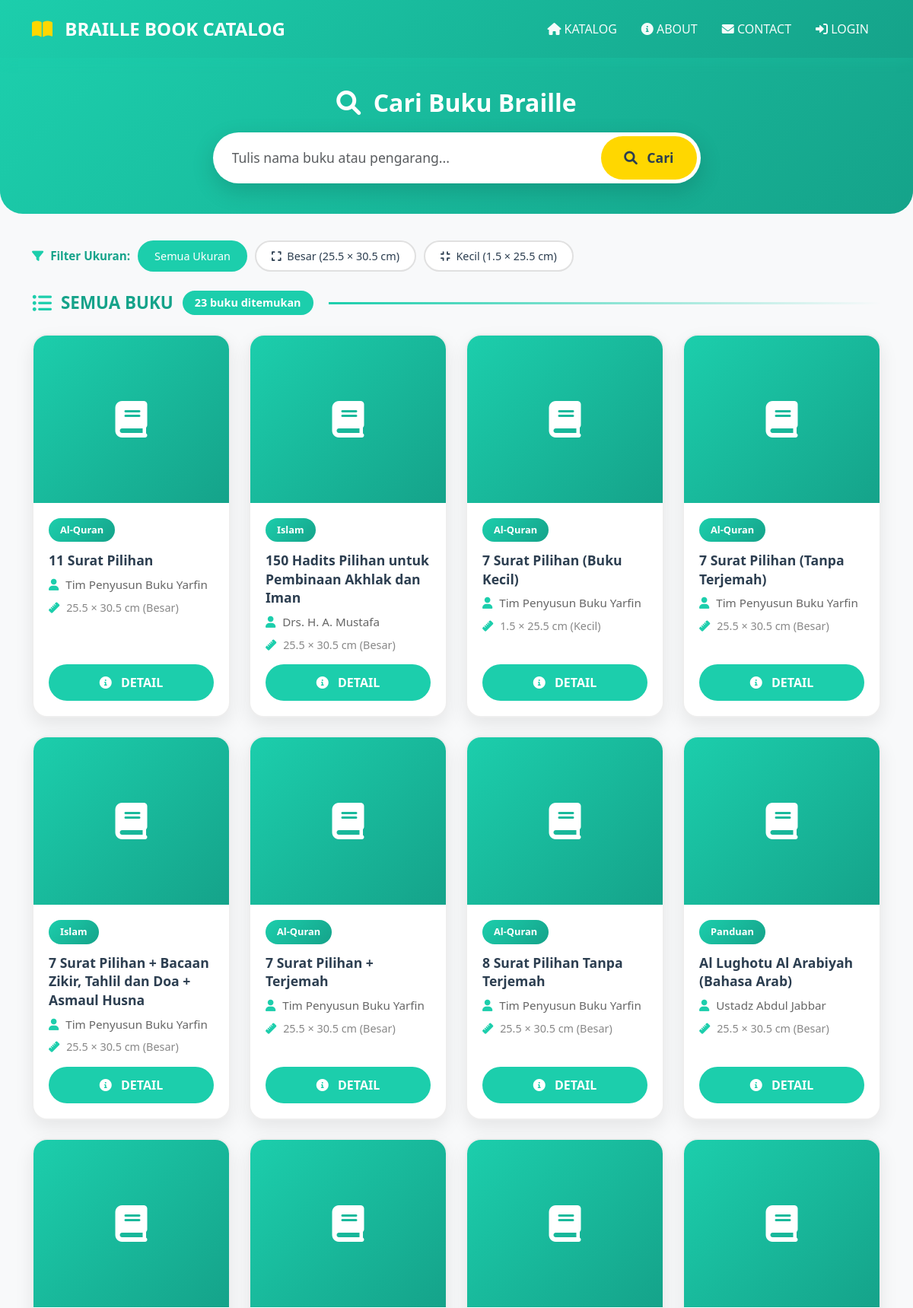
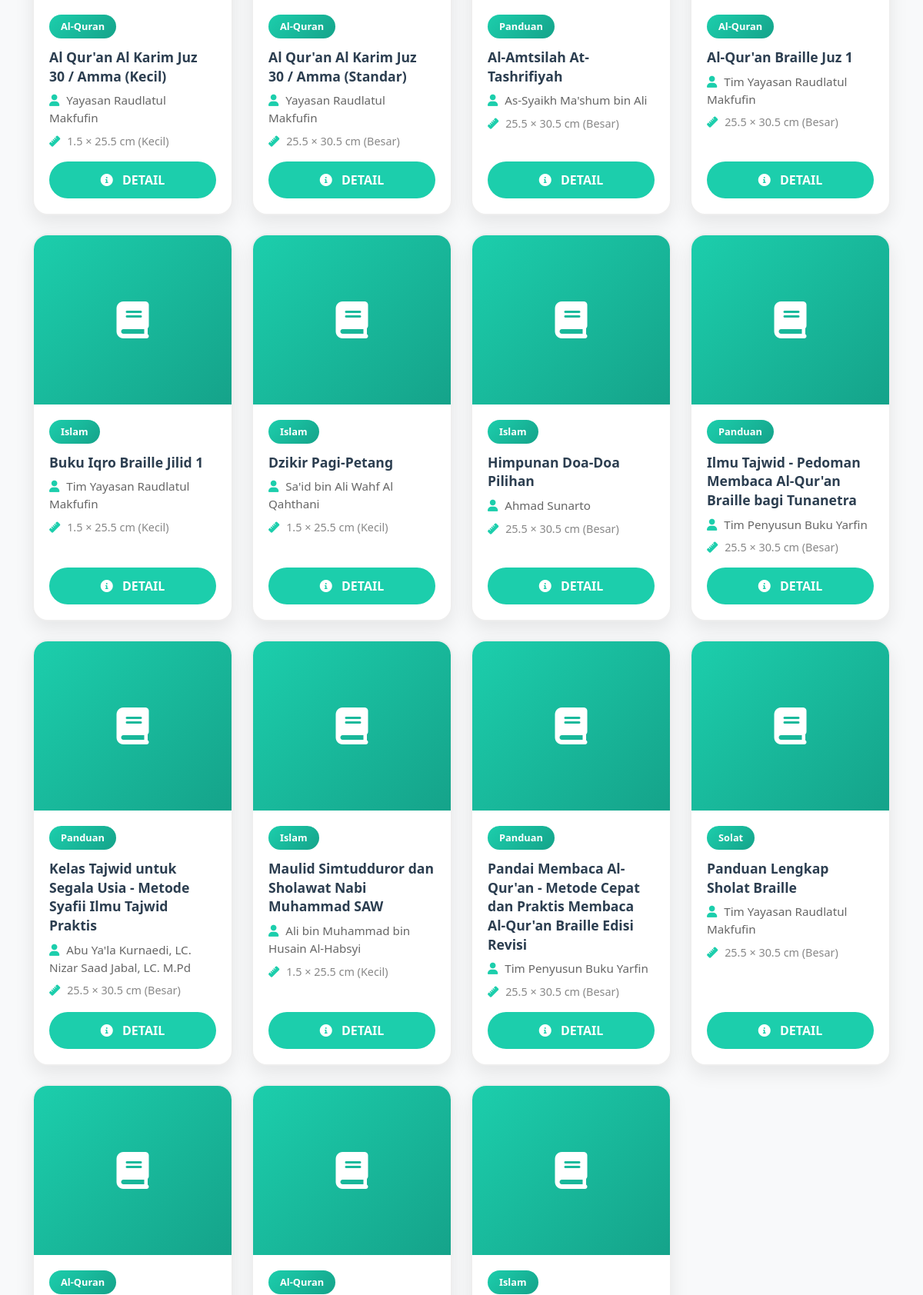
Page /braille-store/cari.php (upper part) on the committed database (2 pictures, top to bottom).
### tables this page shows
CREATE TABLE `buku` (
  `id` int(11) NOT NULL,
  `judul` varchar(200) NOT NULL,
  `pengarang` varchar(100) NOT NULL,
  `penerbit` varchar(100) NOT NULL,
  `jml_halaman` int(5) NOT NULL,
  `ukuran` enum('Besar','Kecil') NOT NULL COMMENT 'Besar=25.5x30.5cm, Kecil=1.5x25.5cm',
  `jml_lembaran` int(5) NOT NULL,
  `kategori` enum('Al-Quran','Islam','Panduan','Solat') NOT NULL,
  `sinopsis` text NOT NULL,
  `gambar` varchar(255) DEFAULT 'default.jpg',
  `stok_tersedia` int(5) DEFAULT 0,
  `harga` decimal(15,2) NOT NULL DEFAULT 75000.00,
  `created_at` timestamp NOT NULL DEFAULT current_timestamp()
);

### braille-store/cari.php (the view, shortened to what this page needs)
<?php
require_once 'includes/config.php';
$keyword = isset($_GET['keyword']) ? trim($_GET['keyword']) : '';
$ukuran_filter = isset($_GET['ukuran']) ? $_GET['ukuran'] : '';
$ukuran_valid = ['Besar', 'Kecil'];
if (!in_array($ukuran_filter, $ukuran_valid)) {
    $ukuran_filter = '';
}
$where_clause = '';
$query = "SELECT * FROM buku $where_clause ORDER BY judul ASC";
$result = mysqli_query($conn, $query);
$jumlah_hasil = mysqli_num_rows($result);
?>
<!DOCTYPE html>
<html lang="id">
<head>
    <link href="https://cdn.jsdelivr.net/npm/bootstrap@5.3.0/dist/css/bootstrap.min.css" rel="stylesheet">
    <link rel="stylesheet" href="https://cdnjs.cloudflare.com/ajax/libs/font-awesome/6.0.0/css/all.min.css">
</head>
<body>
<nav class="navbar navbar-expand-lg">
    <div class="container">
        <a class="navbar-brand" href="index.php">
            <i class="fas fa-book-open"></i>
            <strong>BRAILLE BOOK CATALOG</strong>
        </a>
        <div class="collapse navbar-collapse" id="navbarNav">
            <ul class="navbar-nav ms-auto">
                <li class="nav-item">
                    <a class="nav-link" href="index.php">
                        <i class="fas fa-home"></i> KATALOG
                    </a>
                </li>
                <li class="nav-item">
                    <a class="nav-link" href="#">
                        <i class="fas fa-info-circle"></i> ABOUT
                    </a>
                </li>
                <li class="nav-item">
                    <a class="nav-link" href="#">
                        <i class="fas fa-envelope"></i> CONTACT
                    </a>
                </li>
                <?php if (isset($_SESSION['user_id'])): ?>
                    <li class="nav-item">
                        <a class="nav-link" href="user/dashboard.php">
                            <i class="fas fa-user"></i> <?= htmlspecialchars($_SESSION['nama_lengkap']) ?>
                        </a>
                    </li>
                    <li class="nav-item">
                        <a class="nav-link" href="logout.php" style="color: #ff6b6b !important;">
                            <i class="fas fa-sign-out-alt"></i> LOGOUT
                        </a>
                    </li>
                <?php else: ?>
                    <li class="nav-item">
                        <a class="nav-link" href="login.php">
                            <i class="fas fa-sign-in-alt"></i> LOGIN
                        </a>
                    </li>
                <?php endif; ?>
            </ul>
        </div>
    </div>
</nav>
<section class="search-section">
    <div class="container">
        <div class="row justify-content-center">
            <div class="col-md-8 col-lg-7">
                <?php if ($keyword): ?>
                    <h2 class="text-center">
                        <i class="fas fa-search me-2"></i>
                        Hasil untuk: <span>"<?= htmlspecialchars($keyword) ?>"</span>
                    </h2>
                <?php else: ?>
                    <h2 class="text-center">
                        <i class="fas fa-search me-2"></i>
                        Cari Buku Braille
                    </h2>
                <?php endif; ?>
                <form action="cari.php" method="GET" class="mt-3">
                    <div class="search-box d-flex">
                        <input type="search" name="keyword" class="form-control"
                               placeholder="Tulis nama buku atau pengarang..."
                               value="<?= htmlspecialchars($keyword) ?>"
                               aria-label="Cari buku">
                        <button type="submit">
                            <i class="fas fa-search me-2"></i> Cari
                        </button>
                    </div>
                </form>
            </div>
        </div>
    </div>
</section>
<div class="container">
    <div class="filter-bar">
        <span class="filter-label">
            <i class="fas fa-filter"></i> Filter Ukuran:
        </span>
        <a href="cari.php?keyword=<?= urlencode($keyword) ?>"
           class="btn-filter <?= $ukuran_filter == '' ? 'active' : '' ?>">
            Semua Ukuran
        </a>
        <a href="cari.php?keyword=<?= urlencode($keyword) ?>&ukuran=Besar"
           class="btn-filter <?= $ukuran_filter == 'Besar' ? 'active' : '' ?>">
            <i class="fas fa-expand me-1"></i> Besar (25.5 × 30.5 cm)
        </a>
        <a href="cari.php?keyword=<?= urlencode($keyword) ?>&ukuran=Kecil"
           class="btn-filter <?= $ukuran_filter == 'Kecil' ? 'active' : '' ?>">
            <i class="fas fa-compress me-1"></i> Kecil (1.5 × 25.5 cm)
        </a>
    </div>
    <div class="section-title">
        <i class="fas fa-list-ul"></i>
        <h3>
            <?php if ($keyword || $ukuran_filter): ?>
                HASIL PENCARIAN
            <?php else: ?>
                SEMUA BUKU
            <?php endif; ?>
        </h3>
        <span class="hasil-count"><?= $jumlah_hasil ?> buku ditemukan</span>
        <span class="line"></span>
    </div>
    <div class="row g-4">
        <?php while ($row = mysqli_fetch_assoc($result)): ?>
        <div class="col-lg-3 col-md-4 col-sm-6">
            <div class="book-card">
                <div class="book-img">
                    <?php if ($row['gambar'] && file_exists('assets/img/' . $row['gambar'])): ?>
                        <img src="assets/img/<?= $row['gambar'] ?>"
                             alt="<?= htmlspecialchars($row['judul']) ?>">
                    <?php else: ?>
                        <i class="fas fa-book"></i>
                    <?php endif; ?>
                </div>
                <div class="book-body">
                    <span class="book-category"><?= $row['kategori'] ?></span>
                    <h5 class="book-title">
                        <?php
                        if ($keyword) {
                            echo preg_replace(
                                '/(' . preg_quote(htmlspecialchars($keyword), '/') . ')/i',
                                '<mark>$1</mark>',
                                htmlspecialchars($row['judul'])
                            );
                        } else {
                            echo htmlspecialchars($row['judul']);
                        }
                        ?>
                    </h5>
                    <p class="book-author">
                        <i class="fas fa-user"></i>
                        <?= htmlspecialchars($row['pengarang']) ?>
                    </p>
                    <p class="book-size">
                        <i class="fas fa-ruler"></i>
                        <?= $row['ukuran'] == 'Besar' ? '25.5 × 30.5 cm (Besar)' : '1.5 × 25.5 cm (Kecil)' ?>
                    </p>
                    <a href="detail.php?id=<?= $row['id'] ?>" class="btn-detail">
                        <i class="fas fa-info-circle me-2"></i> DETAIL
                    </a>
                </div>
            </div>
        </div>
        <?php endwhile; ?>
    </div>
</div>
</body>
</html>

### braille-store/cari.php (style rules this page uses)
:root { --primary-main: #1cceac; --primary-dark: #15a38a; --primary-light: #4ddbc3; --accent-gold: #FFD700; --accent-yellow: #FFC107; --accent-red: #e74c3c; --light-bg: #f8f9fa; --dark-text: #2c3e50; --white: #ffffff; }
* { margin: 0; padding: 0; box-sizing: border-box; }
body { font-family: 'Segoe UI', Tahoma, Geneva, Verdana, sans-serif; font-size: 16px; background-color: var(--light-bg); color: var(--dark-text); }
.navbar { background: linear-gradient(135deg, var(--primary-main) 0%, var(--primary-dark) 100%) !important; box-shadow: 0 4px 15px rgba(28, 206, 172, 0.2); padding: 15px 0; }
.navbar-brand { font-size: 1.5rem; font-weight: bold; color: white !important; }
.navbar-brand i { color: var(--accent-gold); margin-right: 10px; }
.navbar-nav .nav-link { color: rgba(255,255,255,0.95) !important; font-weight: 500; padding: 8px 16px !important; transition: all 0.3s; font-size: 1rem; }
.search-section { background: linear-gradient(135deg, var(--primary-main) 0%, var(--primary-dark) 100%); padding: 40px 0; border-radius: 0 0 30px 30px; margin-bottom: 35px; }
.search-section h2 { color: white; font-weight: bold; margin-bottom: 20px; }
.search-box { background: white; border-radius: 50px; padding: 5px; box-shadow: 0 10px 30px rgba(0,0,0,0.15); }
.search-box input { border: none; padding: 15px 20px; font-size: 1.1rem; border-radius: 50px 0 0 50px; width: 100%; }
.search-box button { background: var(--accent-gold); color: var(--dark-text); border: none; padding: 15px 30px; font-size: 1.1rem; font-weight: 600; border-radius: 50px; transition: all 0.3s; white-space: nowrap; }
.filter-bar { display: flex; align-items: center; gap: 10px; flex-wrap: wrap; margin-bottom: 25px; }
.filter-label { font-weight: 600; color: var(--primary-dark); font-size: 0.95rem; }
.filter-label i { color: var(--primary-main); margin-right: 5px; }
.btn-filter { background: white; color: var(--dark-text); border: 2px solid #e0e0e0; padding: 8px 20px; border-radius: 25px; font-weight: 500; font-size: 0.9rem; transition: all 0.3s; text-decoration: none; }
.btn-filter.active { background: var(--primary-main); color: white; border-color: var(--primary-main); }
.section-title { display: flex; align-items: center; margin-bottom: 25px; }
.section-title h3 { font-weight: bold; color: var(--primary-dark); margin: 0; font-size: 1.4rem; }
.section-title i { color: var(--primary-main); margin-right: 12px; font-size: 26px; }
.section-title .line { flex: 1; height: 3px; background: linear-gradient(90deg, var(--primary-main), transparent); margin-left: 20px; }
.hasil-count { background: var(--primary-main); color: white; padding: 5px 16px; border-radius: 20px; font-size: 0.9rem; font-weight: 600; margin-left: 12px; }
.book-card { background: white; border-radius: 20px; overflow: hidden; box-shadow: 0 10px 25px rgba(0,0,0,0.08); transition: all 0.3s; height: 100%; border: 2px solid #eee; display: flex; flex-direction: column; }
.book-img { height: 220px; background: linear-gradient(135deg, var(--primary-main) 0%, var(--primary-dark) 100%); display: flex; align-items: center; justify-content: center; color: white; font-size: 48px; position: relative; overflow: hidden; }
.book-body { padding: 20px; flex: 1; display: flex; flex-direction: column; }
.book-category { display: inline-block; background: linear-gradient(135deg, var(--primary-main), var(--primary-dark)); color: white; padding: 6px 15px; border-radius: 20px; font-size: 0.8rem; font-weight: 600; margin-bottom: 12px; align-self: flex-start; }
.book-title { font-weight: bold; font-size: 1.1rem; color: var(--dark-text); margin-bottom: 8px; line-height: 1.4; }
.book-author { color: #666; font-size: 0.95rem; margin-bottom: 8px; }
.book-author i { color: var(--primary-main); margin-right: 5px; }
.book-size { color: #888; font-size: 0.9rem; margin-bottom: 15px; }
.book-size i { color: var(--primary-main); margin-right: 5px; }
.btn-detail { background: var(--primary-main); color: white; border: none; padding: 12px 20px; border-radius: 30px; font-weight: 600; transition: all 0.3s; width: 100%; margin-top: auto; font-size: 1rem; text-decoration: none; display: block; text-align: center; }

### rows in the picture
buku: kategori "Al-Quran", judul "11 Surat Pilihan", pengarang "Tim Penyusun Buku Yarfin", ukuran "25.5 × 30.5 cm (Besar)"
buku: kategori "Islam", judul "150 Hadits Pilihan untuk Pembinaan Akhlak dan Iman", pengarang "Drs. H. A. Mustafa", ukuran "25.5 × 30.5 cm (Besar)"
buku: kategori "Al-Quran", judul "7 Surat Pilihan (Buku Kecil)", pengarang "Tim Penyusun Buku Yarfin", ukuran "1.5 × 25.5 cm (Kecil)"
buku: kategori "Al-Quran", judul "7 Surat Pilihan (Tanpa Terjemah)", pengarang "Tim Penyusun Buku Yarfin", ukuran "25.5 × 30.5 cm (Besar)"
buku: kategori "Islam", judul "7 Surat Pilihan + Bacaan Zikir, Tahlil dan Doa + Asmaul Husna", pengarang "Tim Penyusun Buku Yarfin", ukuran "25.5 × 30.5 cm (Besar)"
buku: kategori "Al-Quran", judul "7 Surat Pilihan + Terjemah", pengarang "Tim Penyusun Buku Yarfin", ukuran "25.5 × 30.5 cm (Besar)"
buku: kategori "Al-Quran", judul "8 Surat Pilihan Tanpa Terjemah", pengarang "Tim Penyusun Buku Yarfin", ukuran "25.5 × 30.5 cm (Besar)"
buku: kategori "Panduan", judul "Al Lughotu Al Arabiyah (Bahasa Arab)", pengarang "Ustadz Abdul Jabbar", ukuran "25.5 × 30.5 cm (Besar)"
buku: kategori "Al-Quran", judul "Al Qur'an Al Karim Juz 30 / Amma (Kecil)", pengarang "Yayasan Raudlatul Makfufin", ukuran "1.5 × 25.5 cm (Kecil)"
buku: kategori "Al-Quran", judul "Al Qur'an Al Karim Juz 30 / Amma (Standar)", pengarang "Yayasan Raudlatul Makfufin", ukuran "25.5 × 30.5 cm (Besar)"
buku: kategori "Panduan", judul "Al-Amtsilah At-Tashrifiyah", pengarang "As-Syaikh Ma'shum bin Ali", ukuran "25.5 × 30.5 cm (Besar)"
buku: kategori "Al-Quran", judul "Al-Qur'an Braille Juz 1", pengarang "Tim Yayasan Raudlatul Makfufin", ukuran "25.5 × 30.5 cm (Besar)"
buku: kategori "Islam", judul "Buku Iqro Braille Jilid 1", pengarang "Tim Yayasan Raudlatul Makfufin", ukuran "1.5 × 25.5 cm (Kecil)"
buku: kategori "Islam", judul "Dzikir Pagi-Petang", pengarang "Sa'id bin Ali Wahf Al Qahthani", ukuran "1.5 × 25.5 cm (Kecil)"
buku: kategori "Islam", judul "Himpunan Doa-Doa Pilihan", pengarang "Ahmad Sunarto", ukuran "25.5 × 30.5 cm (Besar)"
buku: kategori "Panduan", judul "Ilmu Tajwid - Pedoman Membaca Al-Qur'an Braille bagi Tunanetra", pengarang "Tim Penyusun Buku Yarfin", ukuran "25.5 × 30.5 cm (Besar)"
buku: kategori "Panduan", judul "Kelas Tajwid untuk Segala Usia - Metode Syafii Ilmu Tajwid Praktis", pengarang "Abu Ya'la Kurnaedi, LC. Nizar Saad Jabal, LC. M.Pd", ukuran "25.5 × 30.5 cm (Besar)"
buku: kategori "Islam", judul "Maulid Simtudduror dan Sholawat Nabi Muhammad SAW", pengarang "Ali bin Muhammad bin Husain Al-Habsyi", ukuran "1.5 × 25.5 cm (Kecil)"
buku: kategori "Panduan", judul "Pandai Membaca Al-Qur'an - Metode Cepat dan Praktis Membaca Al-Qur'an Braille Edisi Revisi", pengarang "Tim Penyusun Buku Yarfin", ukuran "25.5 × 30.5 cm (Besar)"
buku: kategori "Solat", judul "Panduan Lengkap Sholat Braille", pengarang "Tim Yayasan Raudlatul Makfufin", ukuran "25.5 × 30.5 cm (Besar)"
buku: kategori "Al-Quran"
buku: kategori "Al-Quran"
buku: kategori "Islam"

### other values in the picture
$jumlah_hasil "23"
